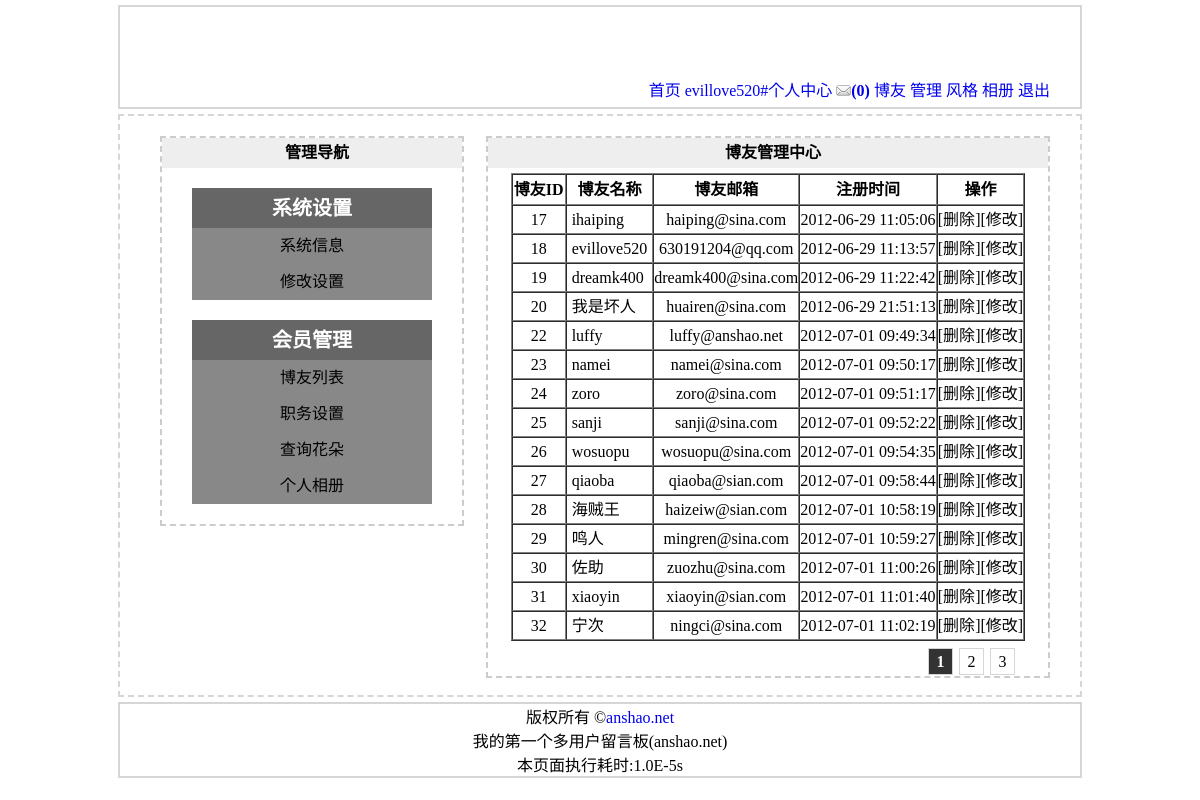
Page /manager_mem_list.php (signed in) on the committed database.
### tables this page shows
CREATE TABLE IF NOT EXISTS `tc_user` (
  `tc_id` mediumint(8) unsigned NOT NULL AUTO_INCREMENT COMMENT '//自动编号',
  `tc_uniqid` char(32) NOT NULL COMMENT '//验证登录唯一标识符',
  `tc_active` char(32) NOT NULL COMMENT '//激活账户唯一标识符',
  `tc_username` varchar(20) NOT NULL COMMENT '//用户名',
  `tc_password` char(32) NOT NULL COMMENT '//密码',
  `tc_question` varchar(20) NOT NULL COMMENT '//密码提示',
  `tc_answer` char(32) NOT NULL COMMENT '//密码回答',
  `tc_email` varchar(25) NOT NULL COMMENT '//邮箱',
  `tc_qq` varchar(10) DEFAULT NULL COMMENT '//QQ',
  `tc_site` varchar(25) DEFAULT NULL COMMENT '//个人主页',
  `tc_sex` char(1) NOT NULL COMMENT '//性别',
  `tc_face` char(12) NOT NULL COMMENT '//头像',
  `tc_switch` tinyint(1) NOT NULL DEFAULT '0' COMMENT '//个人签名开关',
  `tc_sign` varchar(200) DEFAULT NULL COMMENT '//个人签名内容',
  `tc_level` tinyint(1) NOT NULL COMMENT '//用户级别 0普通用户 1管理员',
  `tc_reg_time` datetime NOT NULL COMMENT '//注册时间',
  `tc_last_time` datetime NOT NULL COMMENT '//最后登录时间',
  `tc_re_time` int(11) NOT NULL COMMENT '//最后发表回复的时间戳',
  `tc_photo_re_time` int(11) NOT NULL COMMENT '//评论相片时间戳',
  `tc_post_time` int(11) NOT NULL COMMENT '//最后发表文章的时间戳',
  `tc_last_ip` varchar(15) NOT NULL COMMENT '//最后登陆IP',
  `tc_login_count` smallint(5) unsigned NOT NULL COMMENT '//用户登录次数',
  PRIMARY KEY (`tc_id`)
);

### manager_mem_list.php (the view, shortened to what this page needs)
<?php
	include 'includes/common.inc.php';
	$startTime = runTime();
	if(isset($_COOKIE['username'])){
		$sql = "SELECT `tc_uniqid` FROM `tc_user` WHERE `tc_username`='{$_COOKIE['username']}' LIMIT 1";
		$query = mysql_query($sql);
		$rs = mysql_fetch_array($query);
		if(isset($rs['tc_uniqid'])){
			if(isset($_GET['page'])){
				$page = $_GET['page'];
				if(empty($page) || $page<0 || !is_numeric($page)){
					$page = 1;
				}else{
					$page = intval($_GET['page']);
				}
			}else{
				$page = 1;
			}
			$pagelimit = 15;
			$sql = "SELECT `tc_id` FROM `tc_user`";
			$query = mysql_query($sql);
			$counter = mysql_num_rows($query);
			if($counter == 0){
				$pagenum = 1;
			}else{
				$pagenum = ceil($counter/$pagelimit);
			}
			$pag = ($page-1)*$pagelimit;
			$sql = "SELECT `tc_id`,`tc_username`,`tc_email`,`tc_reg_time` FROM `tc_user` ORDER BY `tc_reg_time` ASC LIMIT $pag,$pagelimit";
			$query = mysql_query($sql);
		}
	}else{
		pushLocation2('请登陆后再进行此操作', 'login.php');
	}
?>
<!DOCTYPE html PUBLIC "-//W3C//DTD XHTML 1.0 Transitional//EN" "http://www.w3.org/TR/xhtml1/DTD/xhtml1-transitional.dtd">
<html xmlns="http://www.w3.org/1999/xhtml">
	<head>
		<link rel="stylesheet" type="text/css" href="styles/style.css" />
		<link rel="stylesheet" type="text/css" href="styles/manager_mem_list.css" />
		<link rel="stylesheet" type="text/css" href="styles/page_list.css" />
	</head>
	<body>
		<?php
			include 'includes/header.inc.php';
		?>
		<div id="member">
			<?php memberSlider();?>
			<div id="member-main">
				<h2>博友管理中心</h2>
				<form action="message_max_del.php" method="post" >
					<table border="1" cellspacing="0">
						<tr>
							<th>博友ID</th>
							<th>博友名称</th>
							<th>博友邮箱</th>
							<th>注册时间</th>
							<th>操作</th>
						</tr>
						<?php
							while(!!$rs = mysql_fetch_array($query)){
						?>
						<tr>
							<td><?php echo $rs['tc_id']; ?></td>
							<td class="content"><?php echo $rs['tc_username']; ?></td>
							<td><?php echo $rs['tc_email']; ?></td>
							<td>
								<?php
									echo $rs['tc_reg_time'];
								?>
							</td>
							<td>[<a href="manager_memlist_del.php?delid=<?php echo $rs['tc_id']; ?>" class="managerDel" >删除</a>][<a href="manager_memlist_modify.php?modifyid=<?php echo $rs['tc_id']; ?>" class="managerModify" >修改</a>]</td>
						</tr>
						<?php
							}
						?>
					</table>
				</form>
				<?php
					pageList('manager_mem_list.php','?',$pagenum,$page);
				?>
			</div>
		</div>
		<?php
			include 'includes/footer.inc.php';
		?>
	</body>
</html>

### includes/header.inc.php (shortened to what this page needs)
<div id="header">
	<ul>
		<li><a href="index.php">首页</a></li>
		<?php
			if(isset($_COOKIE['username'])){
				echo '<li><a href="member.php">'.$_COOKIE['username'].'#个人中心</a>&nbsp;'.$GLOBALS['message'].'</li>';
				echo '<li><a href="blog.php">博友</a></li>';
				if($_SESSION['level'] == 1){
					echo '<li><a href="manager.php">管理</a></li>';
				}
				echo '<li><a href="styles.php">风格</a></li>';
				echo '<li><a href="photo.php">相册</a></li>';
				echo '<li><a href="logout.php">退出</a></li>';
			}
		?>
	</ul>
</div>

### includes/func.inc.php (shortened to what this page needs)
<?php
	function runTime(){
		$time = explode(" ",microtime());
		return $time[0]+$time[1];
	}
	function pageList($info,$lj,$pagenum,$page){
			echo '<div id="pagelist-num">';
				echo '<ul>';
						for($i=0;$i<$pagenum;$i++){
							if($page == $i+1){
								echo '<li><a href="'.$info.$lj.'page='.($i+1).'" class="selected">'.($i+1).'</a></li>';
							}else{
								echo '<li><a href="'.$info.$lj.'page='.($i+1).'">'.($i+1).'</a></li>';
							}
						}
				echo '</ul>';
			echo '</div>';
	}
	function memberSlider(){
		echo '<div id="member-slider">';
		echo '<h2>管理导航</h2>';
		echo '<dl>';
		echo '<dt>系统设置</dt>';
		echo '<dd><a href="manager.php">系统信息</a></dd>';
		echo '<dd><a href="manager_modify.php">修改设置</a></dd>';
		echo '</dl>';
		echo '<dl>';
		echo '<dt>会员管理</dt>';
		echo '<dd><a href="manager_mem_list.php">博友列表</a></dd>';
		echo '<dd><a href="manager_mem_jobs.php">职务设置</a></dd>';
		echo '<dd><a href="flower_list.php">查询花朵</a></dd>';
		echo '<dd><a href="#">个人相册</a></dd>'."\n";
		echo '</dl>'."\n";
		echo '</div>'."\n";
	}
?>

### includes/footer.inc.php (shortened to what this page needs)
<?php
	global $startTime;
?>
<div id="footer">
	<p>版权所有 &copy;<a href="http://anshao.net" title="Anshao微博客">anshao.net</a></p>
	<p>我的第一个<?php echo $GLOBALS['sys_title'];?></p>
	<p>本页面执行耗时:<?php echo round(runTime()-$startTime,5); ?>s</p>
</div>

### styles/style.css (style rules this page uses)
body,ul,ol,li,td,tr,p,a,form,input,dl,dt,dd,h2,textarea { margin:0; padding:0; }
body { background-color:#FFF; }
h2 { font-size:14px; height:25px; line-height:25px; text-indent:10px; background:#EEE; }
a { text-decoration:none; }
a img { border:none!important; }
ul,li,ol,dl,dt,dd { list-style:none; }
#header { height:100px; margin:10px 0 5px 0; border:2px solid #D6D6D6; }
#header ul { margin:70px 30px 0 0; text-align:right; }
#header ul li { display:inline; }
#footer { border:2px solid #D6D6D6; margin-top:6px; text-align:center; }

### styles/manager_mem_list.css (style rules this page uses)
#header { width:960px; margin:0 auto; margin-top:5px; }
#member { width:960px; margin:0 auto; border:2px dashed #D6D6D6; margin-top:5px; padding-bottom:7px; }
#member h2 { text-align:center; font-weight:bold; font-size:16px; height:30px; line-height:30px; }
#member #member-slider { width:300px; float:left; margin:20px 0 10px 40px; border:2px dashed #CCC; }
#member #member-slider dl { width:240px; margin:20px auto; }
#member #member-slider dl dt { height:40px; line-height:40px; text-align:center; font-weight:bold; font-size:20px; background:#666; color:#FFF; }
#member #member-slider dl dd a { display:block; height:36px; line-height:36px; text-align:center; background:#888; color:#000; text-decoration:none; }
#member #member-main { margin:20px 30px 10px 0; width:560px; border:2px dashed #CCC; float:right; }
#member-main table { margin:5px auto; text-align:center; }
#member-main table th,#member-main table td { height:27px; line-height:27px; }
#member-main table td.content { padding:0 5px; text-align:left; }
#member-main table td a { text-decoration:none; color:#000; }
#footer { width:960px; margin:0 auto; margin-top:5px; }

### styles/page_list.css (style rules this page uses)
#pagelist-num { margin-top:5px; }
#pagelist-num ul { float:right; height:25px; line-height:25px; padding-right:30px; margin-bottom:5px; }
#pagelist-num ul li { float:left; width:25px; height:25px; margin:2px 3px 5px 3px; }
#pagelist-num ul li a { display:block; text-align:center; border:1px solid #D6D6D6; color:#000; }
#pagelist-num ul li a:hover,#pagelist-num ul li a.selected { background:#333; font-weight:bold; color:#FFF; }

### rows in the picture
tc_user: tc_id "17", tc_username "ihaiping", tc_email "haiping@sina.com", tc_reg_time "2012-06-29 11:05:06"
tc_user: tc_id "18", tc_username "evillove520", tc_email "630191204@qq.com", tc_reg_time "2012-06-29 11:13:57"
tc_user: tc_id "19", tc_username "dreamk400", tc_email "dreamk400@sina.com", tc_reg_time "2012-06-29 11:22:42"
tc_user: tc_id "20", tc_username "我是坏人", tc_email "huairen@sina.com", tc_reg_time "2012-06-29 21:51:13"
tc_user: tc_id "22", tc_username "luffy", tc_email "luffy@anshao.net", tc_reg_time "2012-07-01 09:49:34"
tc_user: tc_id "23", tc_username "namei", tc_email "namei@sina.com", tc_reg_time "2012-07-01 09:50:17"
tc_user: tc_id "24", tc_username "zoro", tc_email "zoro@sina.com", tc_reg_time "2012-07-01 09:51:17"
tc_user: tc_id "25", tc_username "sanji", tc_email "sanji@sina.com", tc_reg_time "2012-07-01 09:52:22"
tc_user: tc_id "26", tc_username "wosuopu", tc_email "wosuopu@sina.com", tc_reg_time "2012-07-01 09:54:35"
tc_user: tc_id "27", tc_username "qiaoba", tc_email "qiaoba@sian.com", tc_reg_time "2012-07-01 09:58:44"
tc_user: tc_id "28", tc_username "海贼王", tc_email "haizeiw@sian.com", tc_reg_time "2012-07-01 10:58:19"
tc_user: tc_id "29", tc_username "鸣人", tc_email "mingren@sina.com", tc_reg_time "2012-07-01 10:59:27"
tc_user: tc_id "30", tc_username "佐助", tc_email "zuozhu@sina.com", tc_reg_time "2012-07-01 11:00:26"
tc_user: tc_id "31", tc_username "xiaoyin", tc_email "xiaoyin@sian.com", tc_reg_time "2012-07-01 11:01:40"
tc_user: tc_id "32", tc_username "宁次", tc_email "ningci@sina.com", tc_reg_time "2012-07-01 11:02:19"

### other values in the picture
$_COOKIE['username'] "evillove520"
$GLOBALS['message'] "(0)"
$GLOBALS['sys_title'] "多用户留言板(anshao.net)"
runTime()-$startTime "1.0E-5"
